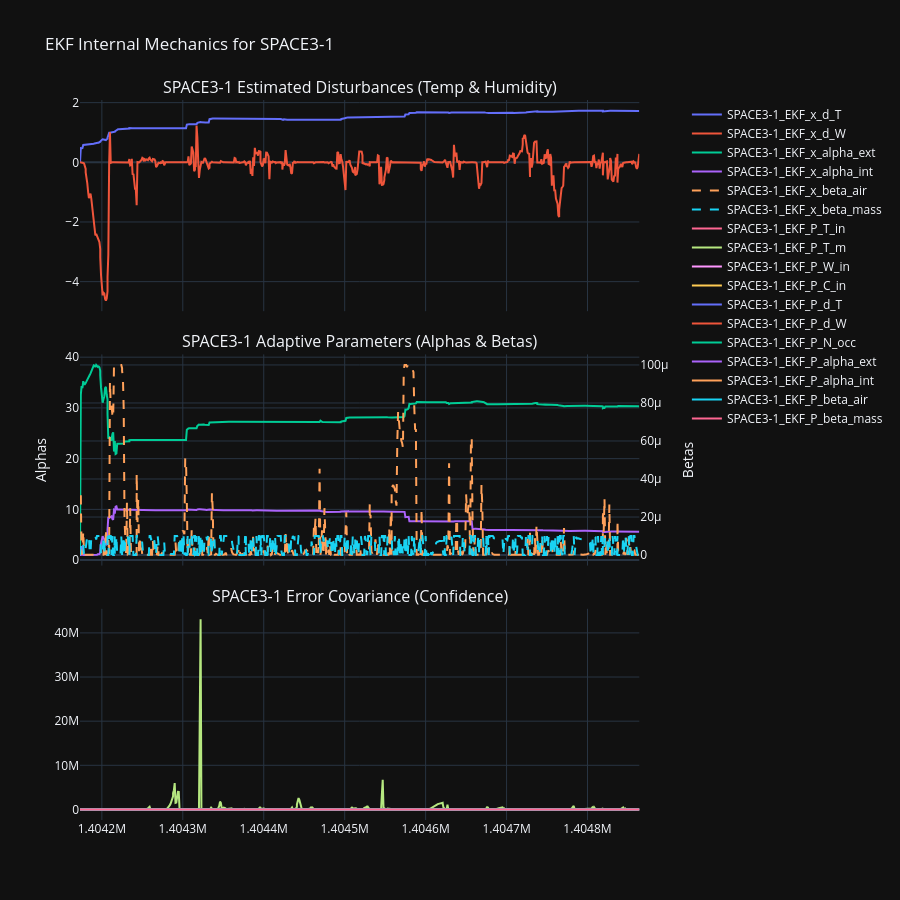

The cell this chart's notebook holds for it:
### Code cell
# To look at the unmeasured disturbances the filter is calculating, or to see if covariance (P) is converging
plot_ekf_internals(df, zone_name=zone_name)

### Figure 1 — Plotly figure (JSON) as saved in the notebook; plotly's stock layout.template omitted (floating-point values rounded to 4 significant figures; data arrays with more than 128 entries replaced by an {"elided": "..."} marker saying what was removed)
{"data": [{"name": "SPACE3-1_EKF_x_d_T", "type": "scatter", "x": {"elided": "768 int values"}, "xaxis": "x", "y": {"elided": "768 float values"}, "yaxis": "y"}, {"name": "SPACE3-1_EKF_x_d_W", "type": "scatter", "x": {"elided": "768 int values"}, "xaxis": "x", "y": {"elided": "768 float values"}, "yaxis": "y"}, {"line": {"dash": "solid"}, "name": "SPACE3-1_EKF_x_alpha_ext", "type": "scatter", "x": {"elided": "768 int values"}, "xaxis": "x2", "y": {"elided": "768 float values"}, "yaxis": "y2"}, {"line": {"dash": "solid"}, "name": "SPACE3-1_EKF_x_alpha_int", "type": "scatter", "x": {"elided": "768 int values"}, "xaxis": "x2", "y": {"elided": "768 float values"}, "yaxis": "y2"}, {"line": {"dash": "dash"}, "name": "SPACE3-1_EKF_x_beta_air", "type": "scatter", "x": {"elided": "768 int values"}, "xaxis": "x2", "y": {"elided": "768 float values"}, "yaxis": "y3"}, {"line": {"dash": "dash"}, "name": "SPACE3-1_EKF_x_beta_mass", "type": "scatter", "x": {"elided": "768 int values"}, "xaxis": "x2", "y": {"elided": "768 float values"}, "yaxis": "y3"}, {"name": "SPACE3-1_EKF_P_T_in", "type": "scatter", "x": {"elided": "768 int values"}, "xaxis": "x3", "y": {"elided": "768 float values"}, "yaxis": "y4"}, {"name": "SPACE3-1_EKF_P_T_m", "type": "scatter", "x": {"elided": "768 int values"}, "xaxis": "x3", "y": {"elided": "768 float values"}, "yaxis": "y4"}, {"name": "SPACE3-1_EKF_P_W_in", "type": "scatter", "x": {"elided": "768 int values"}, "xaxis": "x3", "y": {"elided": "768 float values"}, "yaxis": "y4"}, {"name": "SPACE3-1_EKF_P_C_in", "type": "scatter", "x": {"elided": "768 int values"}, "xaxis": "x3", "y": {"elided": "768 float values"}, "yaxis": "y4"}, {"name": "SPACE3-1_EKF_P_d_T", "type": "scatter", "x": {"elided": "768 int values"}, "xaxis": "x3", "y": {"elided": "768 float values"}, "yaxis": "y4"}, {"name": "SPACE3-1_EKF_P_d_W", "type": "scatter", "x": {"elided": "768 int values"}, "xaxis": "x3", "y": {"elided": "768 float values"}, "yaxis": "y4"}, {"name": "SPACE3-1_EKF_P_N_occ", "type": "scatter", "x": {"elided": "768 int values"}, "xaxis": "x3", "y": {"elided": "768 float values"}, "yaxis": "y4"}, {"name": "SPACE3-1_EKF_P_alpha_ext", "type": "scatter", "x": {"elided": "768 int values"}, "xaxis": "x3", "y": {"elided": "768 float values"}, "yaxis": "y4"}, {"name": "SPACE3-1_EKF_P_alpha_int", "type": "scatter", "x": {"elided": "768 int values"}, "xaxis": "x3", "y": {"elided": "768 float values"}, "yaxis": "y4"}, {"name": "SPACE3-1_EKF_P_beta_air", "type": "scatter", "x": {"elided": "768 int values"}, "xaxis": "x3", "y": {"elided": "768 float values"}, "yaxis": "y4"}, {"name": "SPACE3-1_EKF_P_beta_mass", "type": "scatter", "x": {"elided": "768 int values"}, "xaxis": "x3", "y": {"elided": "768 float values"}, "yaxis": "y4"}], "layout": {"annotations": [{"font": {"size": 16}, "showarrow": false, "text": "SPACE3-1 Estimated Disturbances (Temp & Humidity)", "x": 0.47, "xanchor": "center", "xref": "paper", "y": 1, "yanchor": "bottom", "yref": "paper"}, {"font": {"size": 16}, "showarrow": false, "text": "SPACE3-1 Adaptive Parameters (Alphas & Betas)", "x": 0.47, "xanchor": "center", "xref": "paper", "y": 0.6467, "yanchor": "bottom", "yref": "paper"}, {"font": {"size": 16}, "showarrow": false, "text": "SPACE3-1 Error Covariance (Confidence)", "x": 0.47, "xanchor": "center", "xref": "paper", "y": 0.2933, "yanchor": "bottom", "yref": "paper"}], "height": 900, "hovermode": "x unified", "title": {"text": "EKF Internal Mechanics for SPACE3-1"}, "xaxis": {"anchor": "y", "domain": [0, 0.94], "matches": "x3", "showticklabels": false}, "xaxis2": {"anchor": "y2", "domain": [0, 0.94], "matches": "x3", "showticklabels": false}, "xaxis3": {"anchor": "y4", "domain": [0, 0.94]}, "yaxis": {"anchor": "x", "domain": [0.7067, 1]}, "yaxis2": {"anchor": "x2", "domain": [0.3533, 0.6467], "title": {"text": "Alphas"}}, "yaxis3": {"anchor": "x2", "overlaying": "y2", "side": "right", "title": {"text": "Betas"}}, "yaxis4": {"anchor": "x3", "domain": [0, 0.2933]}}}
